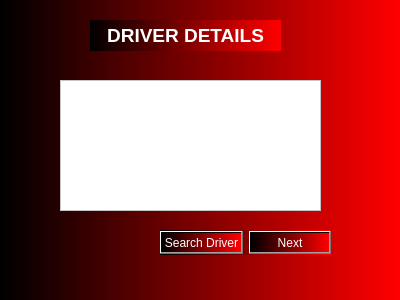
<?xml version="1.0" encoding="UTF-8"?>
<ui version="4.0">
 <class>UserDisplayDetails</class>
 <widget class="QDialog" name="UserDisplayDetails">
  <property name="geometry">
   <rect>
    <x>0</x>
    <y>0</y>
    <width>400</width>
    <height>300</height>
   </rect>
  </property>
  <property name="windowTitle">
   <string>Dialog</string>
  </property>
  <property name="styleSheet">
   <string notr="true">font: 8pt &quot;MS Reference Sans Serif&quot;;
background-color: qlineargradient(spread:pad, x1:0, y1:0, x2:1, y2:0, stop:0 rgba(0, 0, 0), stop:1 rgba(255, 0, 0));
color: rgb(255, 255, 255);</string>
  </property>
  <widget class="QTextBrowser" name="textBrowser_Show">
   <property name="geometry">
    <rect>
     <x>60</x>
     <y>80</y>
     <width>261</width>
     <height>131</height>
    </rect>
   </property>
   <property name="styleSheet">
    <string notr="true">background-color: rgb(255, 255, 255);
color: rgb(0, 0, 0);</string>
   </property>
  </widget>
  <widget class="QWidget" name="layoutWidget">
   <property name="geometry">
    <rect>
     <x>160</x>
     <y>230</y>
     <width>171</width>
     <height>25</height>
    </rect>
   </property>
   <layout class="QHBoxLayout" name="horizontalLayout">
    <item>
     <widget class="QPushButton" name="pushButton_Search">
      <property name="text">
       <string>Search Driver</string>
      </property>
     </widget>
    </item>
    <item>
     <widget class="QPushButton" name="pushButton_OK">
      <property name="text">
       <string>Next</string>
      </property>
     </widget>
    </item>
   </layout>
  </widget>
  <widget class="QLabel" name="label">
   <property name="geometry">
    <rect>
     <x>90</x>
     <y>20</y>
     <width>191</width>
     <height>31</height>
    </rect>
   </property>
   <property name="text">
    <string>&lt;html&gt;&lt;head/&gt;&lt;body&gt;&lt;p align=&quot;center&quot;&gt;&lt;span style=&quot; font-size:14pt; font-weight:600;&quot;&gt;DRIVER DETAILS&lt;/span&gt;&lt;/p&gt;&lt;/body&gt;&lt;/html&gt;</string>
   </property>
  </widget>
 </widget>
 <resources/>
 <connections/>
</ui>
